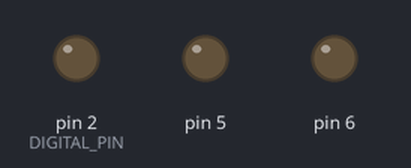
Recording of a sketch running on a simulated Arduino Uno, built with avr-gcc and run on an emulated ATmega328P. Parts: output pins drawn as LEDs (lit = HIGH). Random numbers use the default seed unless the sketch sets one; what the sketch prints to the serial monitor is not drawn.

Above: at 0.15 s.
At 5.4 s:
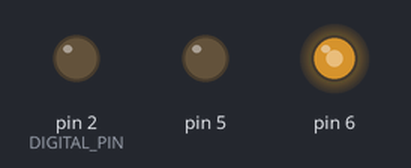
At 11.54 s:
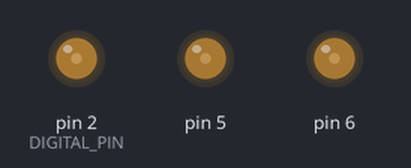
At 20.57 s:
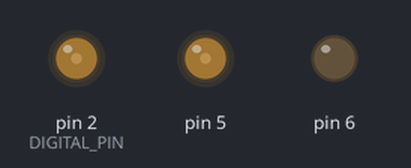
At 25.6 s:
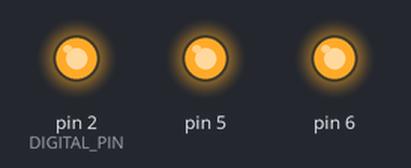
At 30.71 s:
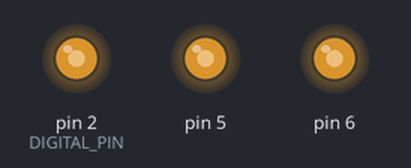
Timing chart, 0 to 33.4 s (numbered marks = the images above):
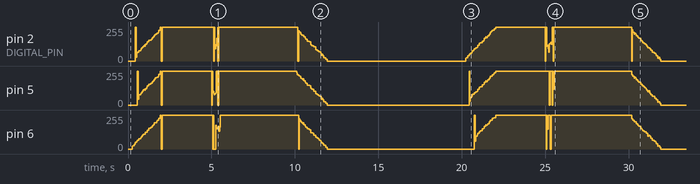

The sketch:

013_StreetLight_On_Digital_Only.ino
```cpp
#define VERSION_STR    "013_StreetLight_On_Digital_Only, 2026.06.20"

/*
 * Street Light with a digital pin only
 */

#include "StreetLightNoPWM.h"

#define DIGITAL_PIN           2

StreetLight streetLight( DIGITAL_PIN );
StreetLight streetLight2( 5 );
StreetLight streetLight3( 6 );

void setup( ) {
  Serial.begin( 115200 );
  Serial.println( );
  Serial.println( VERSION_STR );

  streetLight.begin( );
  streetLight2.begin( );
  streetLight3.begin( );
} // void setup( )

void loop() {
  streetLight.update( );
  streetLight2.update( );
  streetLight3.update( );
} // void loop( )
```

StreetLightNoPWM.h
```cpp
// StreetLight OOP
// Using a DIGITAL-ONLY pin (no PWM/analogWrite).
// "Fading" is simulated with software PWM: update() rapidly toggles the
// pin HIGH/LOW within a fixed-length time slot, where the HIGH portion of
// the slot ("duty cycle") represents brightness (0-255 -> 0-100% of slot).
//
// Timeline per 20s cycle:
//   0s       - begin fade IN
//   ~2s      - fully ON
//   5s       - flicker burst
//   ~5.5s    - resume ON
//   10s      - begin fade OUT
//   ~12s     - fully OFF
//   20s      - repeat

class StreetLight {
public:
  StreetLight(uint8_t pin)
    : _pin(pin),
      _cycleStart(0),
      _slotStart(0),
      _brightness(0),
      _state(FADING_IN),
      _pinState(LOW) {}

  void begin() {
    pinMode(_pin, OUTPUT);
    digitalWrite(_pin, LOW);
    _cycleStart = millis();
    _slotStart  = _cycleStart;
    _brightness = 0;
    _state = FADING_IN;
  }

  void update() {
    unsigned long now = millis();
    unsigned long elapsed = now - _cycleStart;

    // Restart cycle every 20 seconds
    if (elapsed >= CYCLE_MS) {
      _cycleStart = now;
      elapsed = 0;
      _brightness = 0;
      _state = FADING_IN;
    }

    switch (_state) {

      // 0 – 2000 ms: fade in from 0 -> 255
      case FADING_IN: {
        _brightness = map(elapsed, 0, FADE_IN_MS, 0, 255);
        _brightness = constrain(_brightness, 0, 255);
        if (elapsed >= FADE_IN_MS) {
          _brightness = 255;
          _state = ON;
        }
        break;
      }

      // 2000 – 5000 ms: fully on
      case ON: {
        _brightness = 255;
        if (elapsed >= FLICKER_START_MS) {
          _flickerEnd  = now + FLICKER_DURATION_MS;
          _nextFlicker = now;
          _state = FLICKERING;
        }
        break;
      }

      // 5000 – 5500 ms: rapid random flicker
      case FLICKERING: {
        if (now >= _nextFlicker) {
          _brightness = (random(2) == 0) ? 255 : random(60, 180);
          _nextFlicker = now + random(40, 120);  // flicker every 40-120 ms
        }
        if (now >= _flickerEnd) {
          _brightness = 255;
          _state = ON_AFTER_FLICKER;
        }
        break;
      }

      // 5500 – 10000 ms: back to fully on
      case ON_AFTER_FLICKER: {
        _brightness = 255;
        if (elapsed >= FADE_OUT_START_MS) {
          _state = FADING_OUT;
        }
        break;
      }

      // 10000 – 12000 ms: fade out from 255 -> 0
      case FADING_OUT: {
        unsigned long fadeElapsed = elapsed - FADE_OUT_START_MS;
        _brightness = map(fadeElapsed, 0, FADE_OUT_MS, 255, 0);
        _brightness = constrain(_brightness, 0, 255);
        if (elapsed >= FADE_OUT_START_MS + FADE_OUT_MS) {
          _brightness = 0;
          _state = OFF;
        }
        break;
      }

      // 12000 – 20000 ms: fully off, wait for cycle reset
      case OFF: {
        _brightness = 0;
        break;
      }
    }

    applySoftwarePWM(now);
  }

private:
  // Timing constants (ms)
  static const unsigned long CYCLE_MS            = 20000UL;
  static const unsigned long FADE_IN_MS          =  2000UL;
  static const unsigned long FLICKER_START_MS    =  5000UL;
  static const unsigned long FLICKER_DURATION_MS =   500UL;
  static const unsigned long FADE_OUT_START_MS   = 10000UL;
  static const unsigned long FADE_OUT_MS         =  2000UL;

  // Software-PWM slot length in ms. Brightness 0-255 maps to an ON
  // duration of 0-PWM_SLOT_MS within each slot. Shorter slot = less
  // visible flicker but more digitalWrite() calls.
  static const unsigned long PWM_SLOT_MS = 20UL;

  enum State {
    FADING_IN,
    ON,
    FLICKERING,
    ON_AFTER_FLICKER,
    FADING_OUT,
    OFF
  };

  void applySoftwarePWM(unsigned long now) {
    unsigned long inSlot = now - _slotStart;

    if (inSlot >= PWM_SLOT_MS) {
      // start a new slot
      _slotStart = now;
      inSlot = 0;
    }

    if (_brightness <= 0) {
      setPin(LOW);
      return;
    }
    if (_brightness >= 255) {
      setPin(HIGH);
      return;
    }

    unsigned long onTime = (PWM_SLOT_MS * (unsigned long)_brightness) / 255UL;
    setPin(inSlot < onTime ? HIGH : LOW);
  }

  void setPin(int level) {
    if (level != _pinState) {
      digitalWrite(_pin, level);
      _pinState = level;
    }
  }

  uint8_t       _pin;
  unsigned long _cycleStart;
  unsigned long _slotStart;
  unsigned long _flickerEnd;
  unsigned long _nextFlicker;
  int           _brightness;
  State         _state;
  int           _pinState;
};
```
